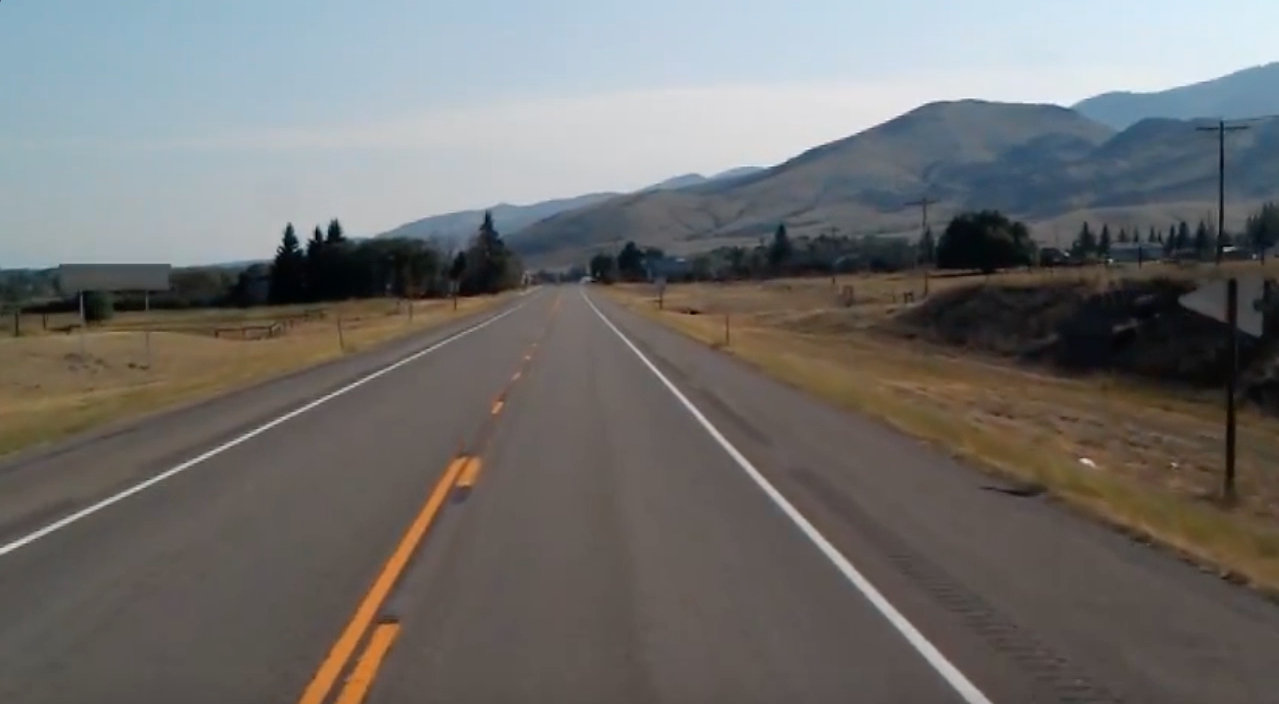
#> input picture test_image.jpg, 1279 x 704 px, given in place of the camera
$ python Shapedetection.py
#> lines starting #> are read from the running program, lines starting #| are printed output that depends on the picture; after the words box and inside, x2 and y2 are one past the last pixel; in counts of white or black regions, pixels touching at a corner belong together
import cv2
import numpy as np
import utilies


frameWidth = 640
frameHeight = 480

cap = cv2.VideoCapture(0)
cap.set(3, frameWidth)
cap.set(4, frameHeight)


def empty(a):
    pass


#install trackbars
cv2.namedWindow("Parameters")
cv2.resizeWindow("Paramters", 640, 240)
cv2.createTrackbar("Threshold1","Parameters", 12, 255, empty)
cv2.createTrackbar("Threshold2","Parameters", 23, 255, empty)
cv2.createTrackbar("Area","Parameters", 5000, 30000, empty)


while True:
        success, img = cap.read()
#> img is the input picture: shape (704, 1279, 3); mean B, G, R 109.7, 111.3, 112.3
        imgContour = img.copy()

        imgBlur = cv2.GaussianBlur(img,(7,7),1)
        imgGray = cv2.cvtColor(imgBlur, cv2.COLOR_BGR2GRAY)
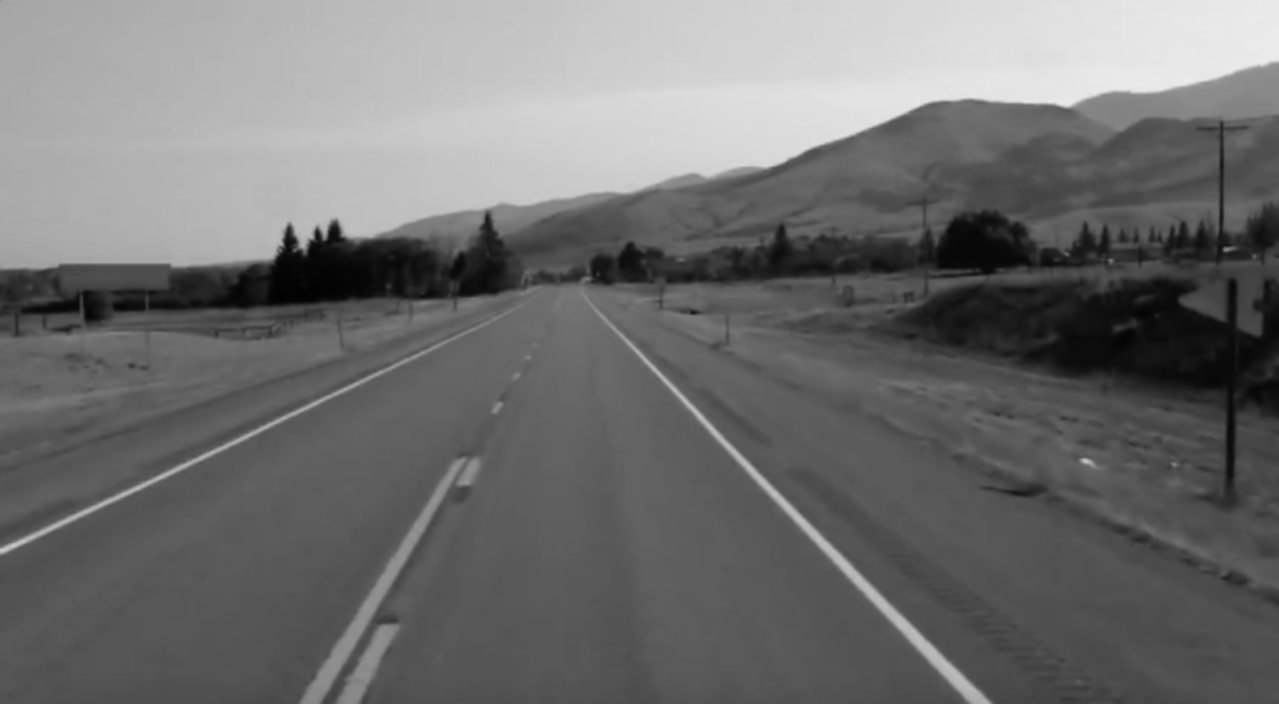
#> imgGray: shape (704, 1279); min 2, max 237, mean 111.4

        threshold1 = cv2.getTrackbarPos("Threshold1","Parameters")
        threshold2 = cv2.getTrackbarPos("Threshold2","Parameters")
        imgCanny = cv2.Canny(imgGray, threshold1, threshold2)
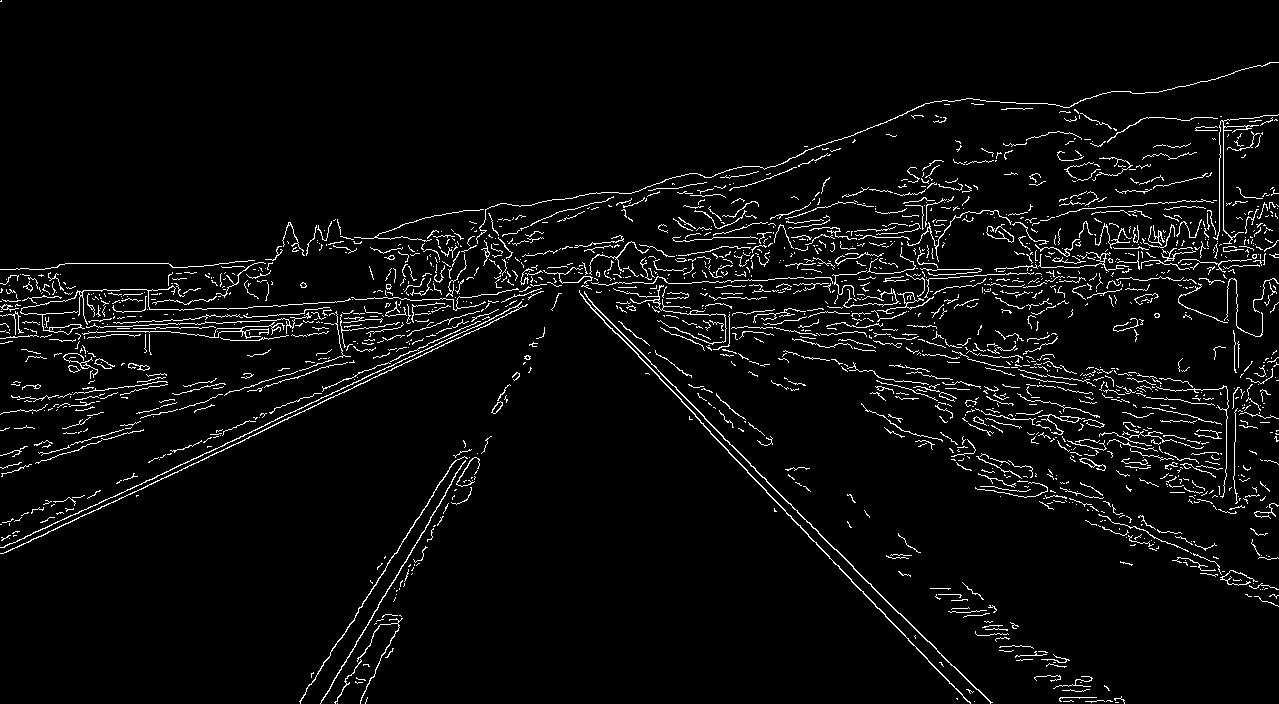
#> imgCanny: shape (704, 1279); 4.3% white in thin lines or dots

        kernel = np.ones((5,5))
        imgDil = cv2.dilate(imgCanny,kernel, iterations = 1)
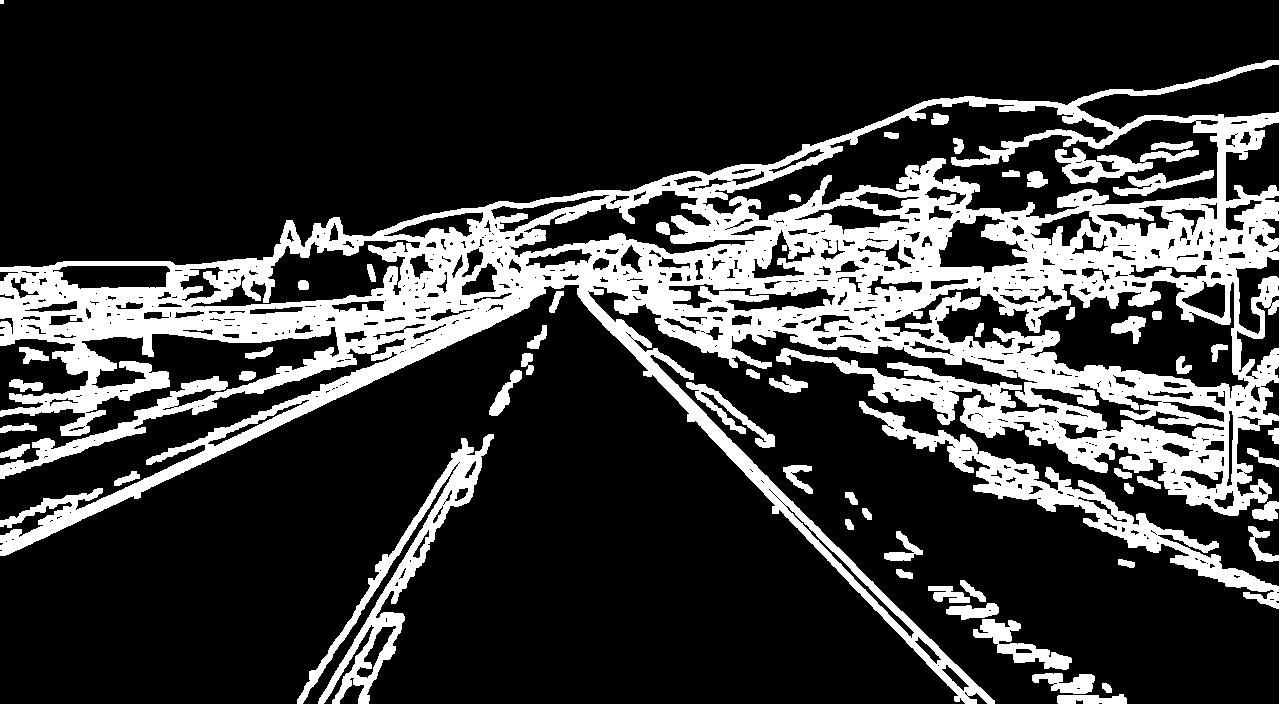
#> imgDil: shape (704, 1279); 22.6% white; 57 white regions (1 under 20 px), largest, box (x1, y1, x2, y2) and area: (0, 60, 1279, 704) 168654, (859, 401, 1279, 609) 9934, (297, 434, 494, 704) 8144

#> (the run stopped early here; a loop or call above may not have finished)
